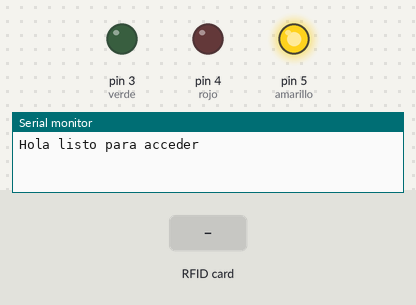
The sketch below on a simulated Arduino Uno, built with avr-gcc and run on an emulated ATmega328P. Parts: output pins drawn as LEDs (lit = HIGH), the last lines printed to the serial monitor. The inputs (shaded band) are chosen by the test bench. Pins used as bus, display or sensor lines are not drawn.

Above: at 1.2 s.
1.3 s: RFID card D1 4E 23 21 held to the reader
At 2.3 s:
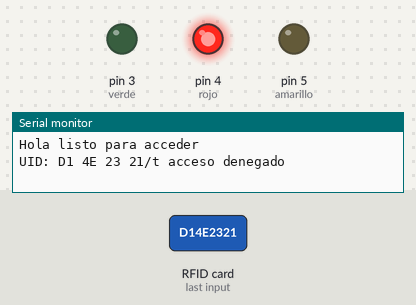
4.3 s: RFID card 0C 8A 2A 4A held to the reader
At 4.8 s:
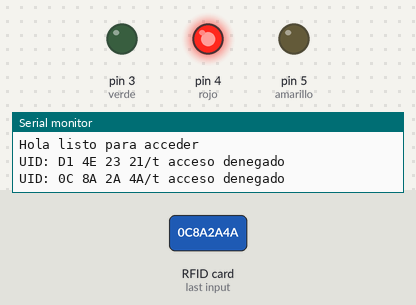
5.8 s: RFID card 5E 7A 19 C4 held to the reader
At 9.2 s:
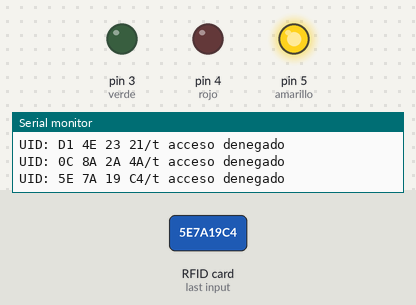
Timing chart, 0 to 10.7 s (numbered marks = the images above; inputs shaded):
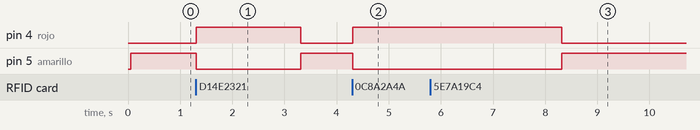

The sketch:

RFID_PRUEVA_1.ino
```cpp
const int verde = 3;
const int rojo =  4;
const int amarillo = 5;

#include <SPI.h>
#include <MFRC522.h>

#define RST_PIN         9
#define SS_PIN          10
MFRC522 mfrc522(SS_PIN, RST_PIN);

byte LecturaUID[4];
byte Usuario1[4]= {0xD1, 0x4E, 0x23, 0x21};
byte Usuario2[4]= {0x0C, 0x8A, 0x2A, 0x4A};

void setup() {
  Serial.begin(9600);
  SPI.begin();
  mfrc522.PCD_Init();
  Serial.println("Hola listo para acceder");

  pinMode(verde, OUTPUT);
  pinMode(rojo,  OUTPUT);
  pinMode(amarillo, OUTPUT);
}

void loop() {
   digitalWrite(verde, LOW);
   digitalWrite(rojo, LOW);
   digitalWrite(amarillo, HIGH);

  if ( ! mfrc522.PICC_IsNewCardPresent())
    return;

  if ( ! mfrc522.PICC_ReadCardSerial())
    return;

Serial.print("UID:");
for (byte i = 0; i < mfrc522.uid.size; i++) {
  if (mfrc522.uid.uidByte[i] < 0x10){
    Serial.print(" 0");
  }
  else{
  Serial.print(" ");
}
Serial.print(mfrc522.uid.uidByte[i], HEX);
LecturaUID[i]=mfrc522.uid.uidByte[i];
}

  Serial.print("/t");
 if(comparaUID(LecturaUID, Usuario1))
  {Serial.println("Bienvenido Usuario 1");
         digitalWrite(verde, HIGH);
         digitalWrite(rojo, LOW);
         digitalWrite(amarillo, LOW);
         delay (2000);
  }
  else if (comparaUID(LecturaUID, Usuario2))
  {Serial.println("Bienvenido Usuario 2");
         digitalWrite(verde, HIGH);
         digitalWrite(rojo, LOW);
         digitalWrite(amarillo, LOW);
         delay (2000);
  }
  else
  {Serial.println(" acceso denegado");
         digitalWrite(verde, LOW);
         digitalWrite(rojo, HIGH);
         digitalWrite(amarillo, LOW);
         delay (2000);

  }
 mfrc522.PICC_HaltA();

}

boolean comparaUID(byte lectura[],byte usuario[])
{
  for (byte i=0; i < mfrc522.uid.size; i++){
  return (false);
  }
  return(true);
}
```

Measured:
- after the input at 1.3 s, pin 4 (rojo): LOW → HIGH at once, → LOW 2.0 s later; pin 5 (amarillo): HIGH → LOW at once, → HIGH 2.0 s later
- after the input at 4.3 s, pin 4 (rojo): LOW → HIGH at once; pin 5 (amarillo): HIGH → LOW at once
- after the input at 5.8 s, pin 4 (rojo): HIGH → LOW after 2.5 s instead of 0.51 s; pin 5 (amarillo): LOW → HIGH after 2.5 s instead of 0.51 s
